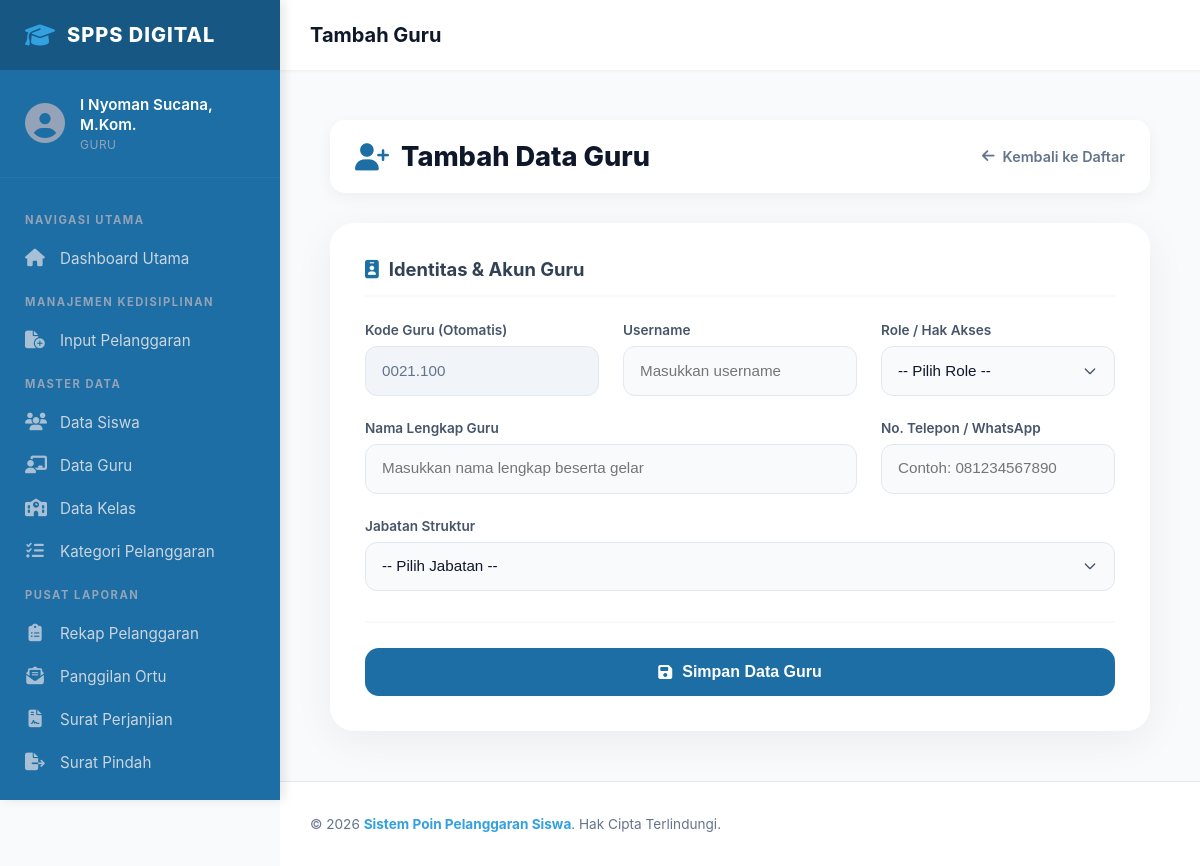
Before: /pages/guru/add.php (signed in) with the older database file.
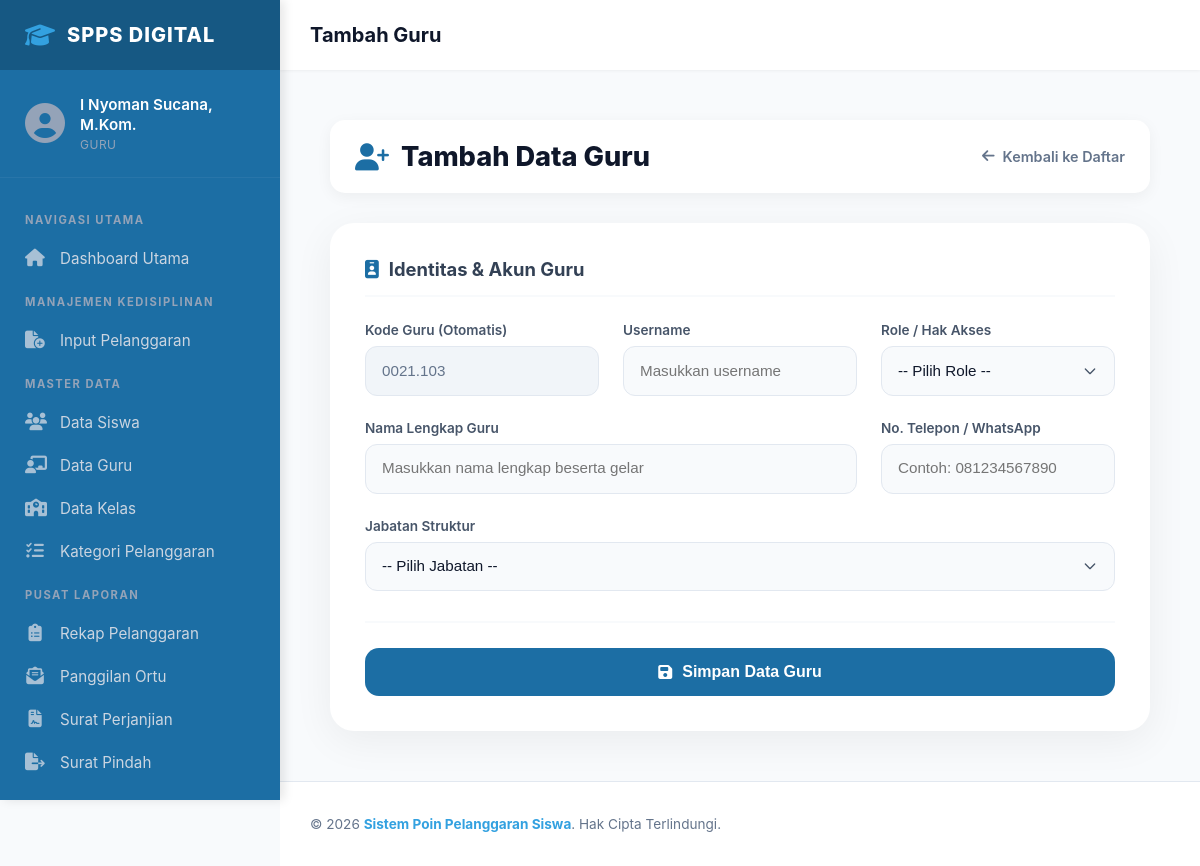
After: the same page with the newer database file.
### tables this page shows
CREATE TABLE `guru` (
  `kode_guru` char(8) NOT NULL,
  `nama_pengguna` varchar(100) DEFAULT NULL,
  `role` varchar(30) DEFAULT NULL,
  `username` varchar(50) DEFAULT NULL,
  `password` varchar(70) DEFAULT NULL,
  `aktif` enum('Y','N') DEFAULT NULL,
  `jabatan` varchar(50) DEFAULT NULL,
  `telp` varchar(16) DEFAULT NULL
);

### pages/guru/add.php (the view, shortened to what this page needs)
<?php
include ROOTPATH . '/config/config.php';
include ROOTPATH . '/includes/header.php';
$result = mysqli_query($conn, "SELECT kode_guru FROM guru ORDER BY kode_guru DESC LIMIT 1");
$row = mysqli_fetch_assoc($result);
$last_kode = $row['kode_guru'];
$parts = explode(".", $last_kode);
$next_number = str_pad($parts[1] + 1, 3, "0", STR_PAD_LEFT);
$new_kode = "0021." . $next_number;
?>
<link rel="stylesheet" href="/poin_pelanggaran_siswa/css/pages/guru/add_guru.css">
<div class="container">
    <div class="page-header">
        <h2><i class="fas fa-user-plus"></i> Tambah Data Guru</h2>
        <a href="list.php" class="btn-back">
            <i class="fas fa-arrow-left"></i> Kembali ke Daftar
        </a>
    </div>
    <div class="form-card">
        <form action="/poin_pelanggaran_siswa/process/guru_process.php" method="POST">
            <div class="form-section">
                <div class="form-section-title">
                    <i class="fas fa-id-badge"></i> Identitas & Akun Guru
                </div>
                <div class="form-grid">
                    <div class="form-group">
                        <label>Kode Guru (Otomatis)</label>
                        <input type="text" class="form-control" name="kode_guru" value="<?= $new_kode ?>" readonly />
                    </div>
                    <div class="form-group">
                        <label>Username</label>
                        <input type="text" class="form-control" name="username" placeholder="Masukkan username" autocomplete="off" required />
                    </div>
                    <div class="form-group">
                        <label>Role / Hak Akses</label>
                        <select name="role" class="form-control" required>
                            <option value="" disabled selected>-- Pilih Role --</option>
                        </select>
                    </div>
                    <div class="form-group" style="grid-column: span 2;">
                        <label>Nama Lengkap Guru</label>
                        <input type="text" class="form-control" name="nama_pengguna" placeholder="Masukkan nama lengkap beserta gelar" autocomplete="off" required />
                    </div>
                    <div class="form-group">
                        <label>No. Telepon / WhatsApp</label>
                        <input type="text" class="form-control" name="telp" placeholder="Contoh: 081234567890" autocomplete="off" required />
                    </div>
                    <div class="form-group" style="grid-column: span 3;">
                        <label>Jabatan Struktur</label>
                        <select name="jabatan" class="form-control" required>
                            <option value="" disabled selected>-- Pilih Jabatan --</option>
                        </select>
                    </div>
                </div>
            </div>
            <div class="form-actions">
                <button type="submit" class="btn-primary-large">
                    <i class="fas fa-save"></i> Simpan Data Guru
                </button>
            </div>
        </form>
    </div>
</div>
<?php include ROOTPATH . '/includes/footer.php'; ?>

Changed rows visible on the page:
removed guru: kode_guru "0021.100"
added guru: kode_guru "0021.103"
